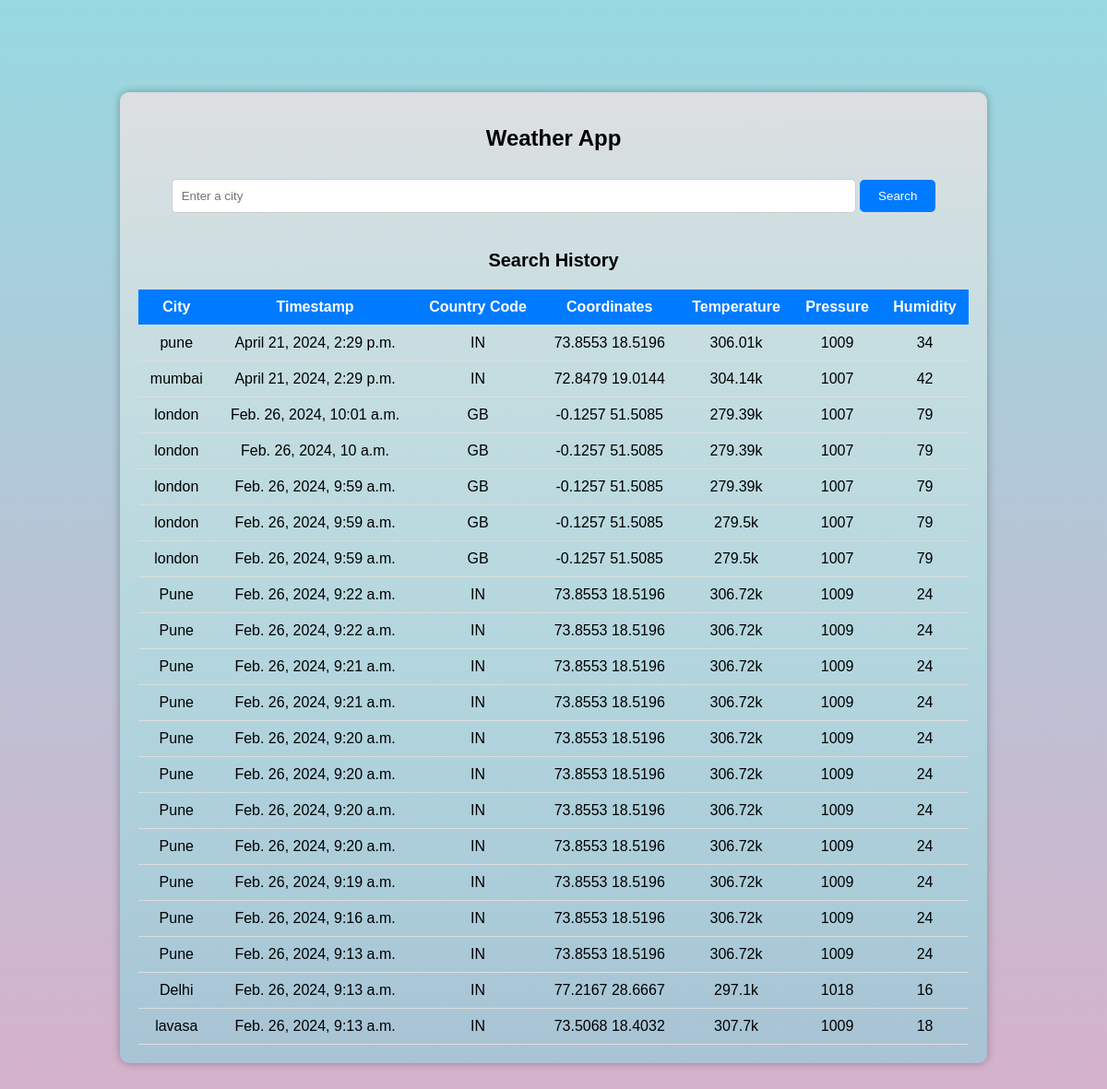
The page / on the database its author committed.
### app/models.py (models this page shows)
class SearchHistory(models.Model):
    city = models.CharField(max_length=100)
    country_code = models.CharField(max_length=10)
    coordinate = models.CharField(max_length=50)
    temperature = models.CharField(max_length=20)
    pressure = models.CharField(max_length=20)
    humidity = models.CharField(max_length=20)
    timestamp = models.DateTimeField(auto_now_add=True)

### app/views.py (the view, shortened to what this page needs)
# urls.py: path('', views.index),
def index(request):
    data = {}
    search_history = SearchHistory.objects.all().order_by('-timestamp')
    return render(request, "app/index.html", {"data": data, "search_history": search_history})

### app/templates/app/index.html (shortened to what this page needs)
<!DOCTYPE html>
<html lang="en">
<head>
</head>
<body>
<div class="container">
    <h1>Weather App</h1>
    <form method="post">
        <input type="text" name="city" id="locationInput" placeholder="Enter a city">
        <button type="submit" id="searchButton">Search</button>
    </form>
    <div class="search-history">
        <h2>Search History</h2>
        {% if search_history %}
            <table>
                <tr>
                    <th>City</th>
                    <th>Timestamp</th>
                    <th>Country Code</th>
                    <th>Coordinates</th>
                    <th>Temperature</th>
                    <th>Pressure</th>
                    <th>Humidity</th>
                </tr>
                {% for item in search_history %}
                    <tr>
                        <td>{{ item.city }}</td>
                        <td>{{ item.timestamp }}</td>
                        <td>{{ item.country_code }}</td>
                        <td>{{ item.coordinate }}</td>
                        <td>{{ item.temperature }}</td>
                        <td>{{ item.pressure }}</td>
                        <td>{{ item.humidity }}</td>
                    </tr>
                {% endfor %}
            </table>
        {% else %}
            <p>No search history available.</p>
        {% endif %}
    </div>
</div>
</body>
</html>

### app/templates/app/index.html (style rules this page uses)
body { font-family: Arial, sans-serif; background-color: #D9AFD9; background-image: linear-gradient(0deg, #d9afc9ec 0%, #97D9E1 100%); margin: 0; padding: 0; }
.container { max-width: 900px; margin: 100px auto; text-align: center; padding: 20px; background-image: linear-gradient(179.4deg, rgb(220, 223, 225) 1.8%, rgba(22, 255, 243, 0.224) 97.1%); border-radius: 10px; box-shadow: 0 0 10px rgba(0, 0, 0, 0.3); }
h1 { font-size: 24px; margin-bottom: 20px; }
input[type="text"] { width: 80%; padding: 10px; margin: 10px 0; border: 1px solid #ccc; border-radius: 5px; }
button { background-color: #007BFF; color: #fff; border: none; padding: 10px 20px; border-radius: 5px; cursor: pointer; }
table { width: 100%; border-collapse: collapse; margin-top: 20px; }
th, td { padding: 10px; border-bottom: 1px solid #ddd; }
th { background-color: #007BFF; color: #fff; }
.search-history { margin-top: 30px; }
.search-history h2 { font-size: 20px; margin-bottom: 10px; }

### rows shown on the page
SearchHistory: city "pune", timestamp "April 21, 2024, 2:29 p.m.", country_code "IN", coordinate "73.8553 18.5196", temperature "306.01k", pressure "1009", humidity "34"
SearchHistory: city "mumbai", timestamp "April 21, 2024, 2:29 p.m.", country_code "IN", coordinate "72.8479 19.0144", temperature "304.14k", pressure "1007", humidity "42"
SearchHistory: city "london", timestamp "Feb. 26, 2024, 10:01 a.m.", country_code "GB", coordinate "-0.1257 51.5085", temperature "279.39k", pressure "1007", humidity "79"
SearchHistory: city "london", timestamp "Feb. 26, 2024, 10 a.m.", country_code "GB", coordinate "-0.1257 51.5085", temperature "279.39k", pressure "1007", humidity "79"
SearchHistory: city "london", timestamp "Feb. 26, 2024, 9:59 a.m.", country_code "GB", coordinate "-0.1257 51.5085", temperature "279.39k", pressure "1007", humidity "79"
SearchHistory: city "london", timestamp "Feb. 26, 2024, 9:59 a.m.", country_code "GB", coordinate "-0.1257 51.5085", temperature "279.5k", pressure "1007", humidity "79"
SearchHistory: city "london", timestamp "Feb. 26, 2024, 9:59 a.m.", country_code "GB", coordinate "-0.1257 51.5085", temperature "279.5k", pressure "1007", humidity "79"
SearchHistory: city "Pune", timestamp "Feb. 26, 2024, 9:22 a.m.", country_code "IN", coordinate "73.8553 18.5196", temperature "306.72k", pressure "1009", humidity "24"
SearchHistory: city "Pune", timestamp "Feb. 26, 2024, 9:22 a.m.", country_code "IN", coordinate "73.8553 18.5196", temperature "306.72k", pressure "1009", humidity "24"
SearchHistory: city "Pune", timestamp "Feb. 26, 2024, 9:21 a.m.", country_code "IN", coordinate "73.8553 18.5196", temperature "306.72k", pressure "1009", humidity "24"
SearchHistory: city "Pune", timestamp "Feb. 26, 2024, 9:21 a.m.", country_code "IN", coordinate "73.8553 18.5196", temperature "306.72k", pressure "1009", humidity "24"
SearchHistory: city "Pune", timestamp "Feb. 26, 2024, 9:20 a.m.", country_code "IN", coordinate "73.8553 18.5196", temperature "306.72k", pressure "1009", humidity "24"
SearchHistory: city "Pune", timestamp "Feb. 26, 2024, 9:20 a.m.", country_code "IN", coordinate "73.8553 18.5196", temperature "306.72k", pressure "1009", humidity "24"
SearchHistory: city "Pune", timestamp "Feb. 26, 2024, 9:20 a.m.", country_code "IN", coordinate "73.8553 18.5196", temperature "306.72k", pressure "1009", humidity "24"
SearchHistory: city "Pune", timestamp "Feb. 26, 2024, 9:20 a.m.", country_code "IN", coordinate "73.8553 18.5196", temperature "306.72k", pressure "1009", humidity "24"
SearchHistory: city "Pune", timestamp "Feb. 26, 2024, 9:19 a.m.", country_code "IN", coordinate "73.8553 18.5196", temperature "306.72k", pressure "1009", humidity "24"
SearchHistory: city "Pune", timestamp "Feb. 26, 2024, 9:16 a.m.", country_code "IN", coordinate "73.8553 18.5196", temperature "306.72k", pressure "1009", humidity "24"
SearchHistory: city "Pune", timestamp "Feb. 26, 2024, 9:13 a.m.", country_code "IN", coordinate "73.8553 18.5196", temperature "306.72k", pressure "1009", humidity "24"
SearchHistory: city "Delhi", timestamp "Feb. 26, 2024, 9:13 a.m.", country_code "IN", coordinate "77.2167 28.6667", temperature "297.1k", pressure "1018", humidity "16"
SearchHistory: city "lavasa", timestamp "Feb. 26, 2024, 9:13 a.m.", country_code "IN", coordinate "73.5068 18.4032", temperature "307.7k", pressure "1009", humidity "18"
